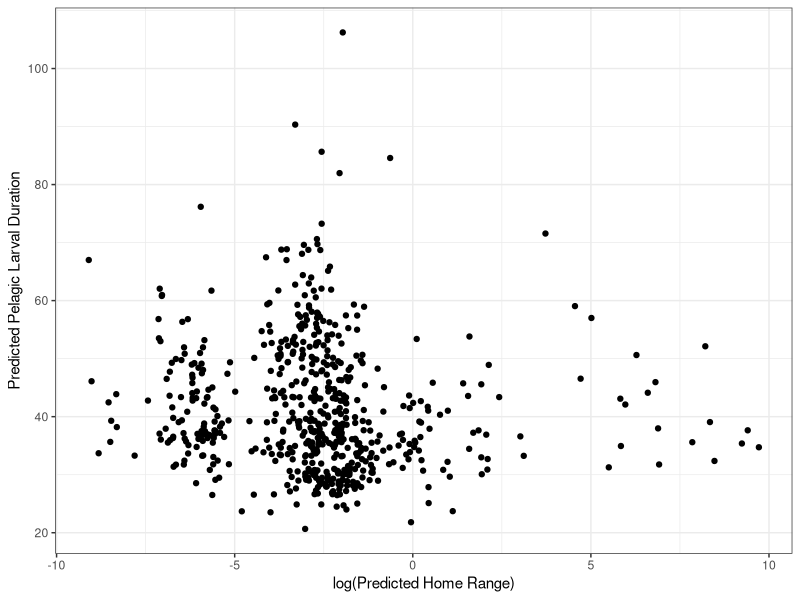
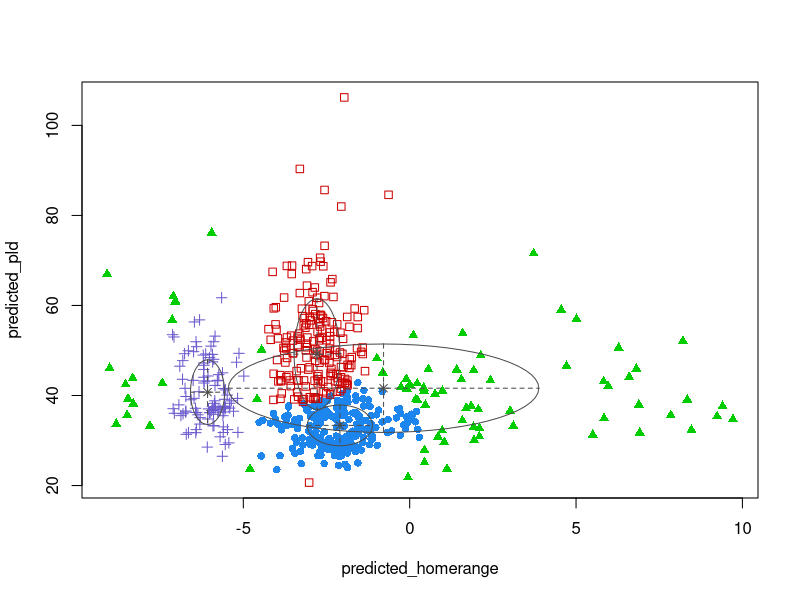

Write the R code that produced these figures, in order.
## ---- chunk 1
knitr::opts_chunk$set(echo = TRUE, warning=FALSE, message=FALSE)

library(tidyverse)
library(mclust)
## ---- chunk 2
data = read_csv(here::here("01_data", "02_processed_data", "homerange_pld.csv"))
## ---- chunk 3
ggplot(data, aes(log(predicted_homerange), predicted_pld)) +
  geom_point() +
  theme_bw() +
  labs(x = "log(Predicted Home Range)", 
      y = "Predicted Pelagic Larval Duration")
## ---- chunk 4
gmm_data_log = data %>%
  dplyr::select(predicted_homerange, predicted_pld) %>%
  mutate(predicted_homerange = log(predicted_homerange))

gmm_mclust = Mclust(gmm_data_log)

summary(gmm_mclust)

plot(gmm_mclust, what = "classification")
